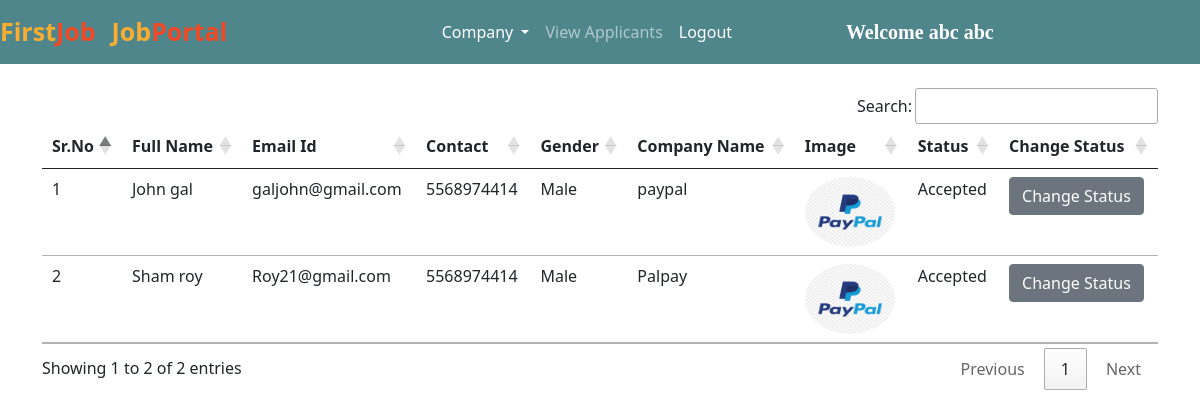
/accepted_companies/ (signed in), run on the app's committed database.
### jobs/models.py (models this page shows, shortened)
class Company(models.Model):
    user = models.ForeignKey(User, on_delete=models.CASCADE)
    phone = models.CharField(max_length=10)
    image = models.ImageField(upload_to="")
    gender = models.CharField(max_length=10)
    type = models.CharField(max_length=15)
    status = models.CharField(max_length=20)
    company_name = models.CharField(max_length=100)

### jobs/views.py (the view)
# urls.py: path("accepted_companies/", views.accepted_companies, name="accepted_companies"),
def accepted_companies(request):
    if not request.user.is_authenticated:
        return redirect("/admin_login")
    companies = Company.objects.filter(status="Accepted")
    return render(request, "accepted_companies.html", {'companies':companies})

### jobs/templates/accepted_companies.html (shortened to what this page needs)
{% extends 'admin_navbar.html' %}
{% block body %}
<div class="container mt-4">
<table class="table table-hover" id="example">
    <thead>
        <tr>
            <th>Sr.No</th>
            <th>Full Name</th>
            <th>Email Id</th>
            <th>Contact</th>
            <th>Gender</th>
            <th>Company Name</th>
            <th>Image</th>
            <th>Status</th>
            <th>Change Status</th>
        </tr>
    </thead>
    <tbody>
        {% for company in companies %}
        <tr>
            <td>{{forloop.counter}}</td>
            <td>{{company.user.get_full_name}}</td>
            <td>{{company.user.email}}</td>
            <td>{{company.phone}}</td>
            <td>{{company.gender}}</td>
            <td>{{company.company_name}}</td>
            <td><img src="{{company.image.url}}" class="rounded-circle" width="90px" height="70px"></td>
            <td>{{company.status}}</td>
            <td><a href="/change_status/{{company.id}}/" class="btn btn-secondary">Change Status</a></td>
        </tr>
        {% endfor %}
    </tbody>
</table>
</div>
{% endblock %}

### jobs/templates/admin_navbar.html (shortened to what this page needs)
<!doctype html>
<html lang="en">
<head>
  <link href="https://cdn.jsdelivr.net/npm/bootstrap@5.0.2/dist/css/bootstrap.min.css" rel="stylesheet"
>
  <link rel="stylesheet" href="https://cdn.datatables.net/1.10.25/css/jquery.dataTables.min.css">
  <link rel="stylesheet" href="https://cdn.datatables.net/buttons/1.7.1/css/buttons.dataTables.min.css">
</head>
<body>
  <nav class="navbar navbar-expand-lg navbar-dark">
      <a class="navbar-brand" href="/"><span class="head1">First</span><span class="head2">Job</span></a>
      <a class="navbar-brand" href="#"><span class="head1">Job</span><span class="head2">Portal</span></a>
      <div class="container w-50">
      <div class="collapse navbar-collapse" id="navbarSupportedContent">
        <ul class="navbar-nav me-auto mb-2 mb-lg-0">
          <div class="collapse navbar-collapse" id="navbarNavDarkDropdown">
            <ul class="navbar-nav">
              <li class="nav-item dropdown">
                <a class="nav-link active dropdown-toggle" href="#" id="navbarDarkDropdownMenuLink" role="button" data-bs-toggle="dropdown" aria-expanded="false">
                  Company
                </a>
              </li>
            </ul>
          </div>
          <li class="nav-item">
            <a class="nav-link {% block view_applicants %} {% endblock %}" href="/view_applicants/">View Applicants</a>
          </li>
          <li class="nav-item">
            <a class="nav-link active" href="/logout/">Logout</a>
          </li>
        </ul>
        <a class="navbar-brand" style="font-weight: bold; font-family: 'Times New Roman', Times, serif;" href="#">Welcome {{request.user.get_full_name}}</a>
      </div>
      </div>
  </nav>
  {% block body %}
  {% endblock %}
</body>
</html>

### jobs/templates/admin_navbar.html (style rules this page uses)
.navbar { background-color: #4f868c; }
.head1 { color: #FBAD30; font-size: 25px; font-weight: bold; height: 50px; }
.head2 { color: #EF4926; font-size: 25px; font-weight: bold; }

### data on the page
Company: user.get_full_name "John gal", user.email "galjohn@gmail.com", phone "5568974414", gender "Male", company_name "paypal", image (picture), status "Accepted"
Company: user.get_full_name "Sham roy", user.email "Roy21@gmail.com", phone "5568974414", gender "Male", company_name "Palpay", image (picture), status "Accepted"

### other printed values
{{ request.user.get_full_name }} "abc abc"
